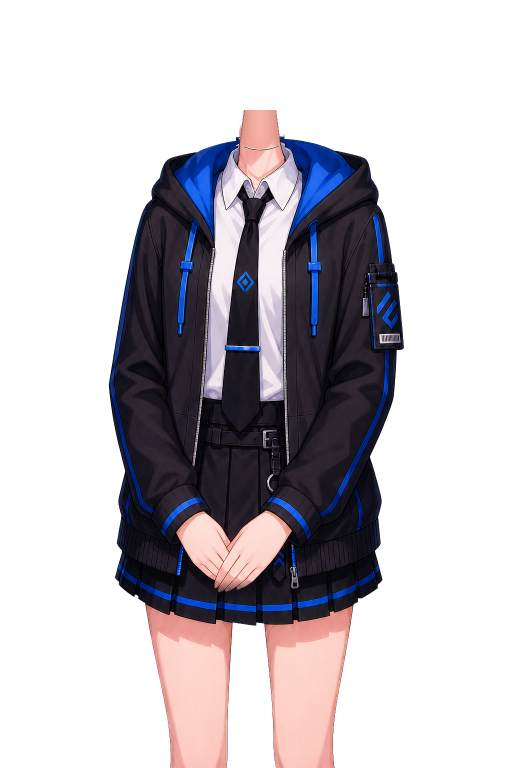
#> input picture src/LivingMetalGhost/Ghost/src/LivingMetalGhost/Assets/Characters/Orkia/BodyBases/body-forward-clasped.png, 1024 x 1536 px, given in place of orkia-fullbody-neutral-reference-v1.png, which was not available (shown at 1/2 size)
$ python extend_orkia_fullbody.py
#> lines starting #> are read from the running program, lines starting #| are printed output that depends on the picture; after the words box and inside, x2 and y2 are one past the last pixel; in counts of white or black regions, pixels touching at a corner belong together; pictures that were not available may be replaced by others from this repository, and a replacement may not be noted
from __future__ import annotations

from dataclasses import dataclass
from pathlib import Path
import shutil

import numpy as np
from PIL import Image


TARGET_SIZE = (1024, 1536)
TARGET_BBOX_TOP = 70
TARGET_UPPER_BBOX_WIDTH = 590
KEEP_UNTIL_Y = 820
FADE_END_Y = 1120
CENTER_FAST_FADE_START = 430
CENTER_FAST_FADE_END = 590
CENTER_SOFT_FADE_START = 390
CENTER_SOFT_FADE_END = 630


@dataclass
class Paths:
    root: Path
    base_dir: Path
    reference_path: Path
    backup_dir: Path


def load_paths() -> Paths:
    root = Path(r"C:\workspace\livingmetal\temporory\ghost")
    base_dir = root / "src" / "LivingMetalGhost" / "Assets" / "Characters" / "Orkia" / "CharacterBases"
    reference_path = (
        root
        / "src"
        / "LivingMetalGhost"
        / "Assets"
        / "Characters"
        / "Orkia"
        / "References"
        / "orkia-fullbody-neutral-reference-v1.png"
    )
    backup_dir = base_dir / "_backup_fullbody_crop_20260613"
    return Paths(root, base_dir, reference_path, backup_dir)


def fit_reference(reference_path: Path) -> Image.Image:
    ref = Image.open(reference_path).convert("RGBA")
    scale = TARGET_SIZE[1] / ref.height
    resized = ref.resize(
        (round(ref.width * scale), TARGET_SIZE[1]),
        Image.Resampling.LANCZOS,
    )

    canvas = Image.new("RGBA", TARGET_SIZE, (0, 0, 0, 0))
    offset_x = (TARGET_SIZE[0] - resized.width) // 2
    canvas.alpha_composite(resized, (offset_x, 0))
    return canvas


def alpha_bbox(image: Image.Image) -> tuple[int, int, int, int]:
    bbox = image.getchannel("A").getbbox()
    if bbox is None:
        return (0, 0, 0, 0)
    return bbox


def compute_transform(image: Image.Image) -> tuple[float, int, int]:
    left, top, right, _ = alpha_bbox(image)
    bbox_width = max(1, right - left)
    scale = TARGET_UPPER_BBOX_WIDTH / bbox_width
    scale = float(min(0.83, max(0.75, scale)))

    resized_bbox_left = left * scale
    resized_bbox_top = top * scale
    resized_bbox_width = bbox_width * scale

    x = round((TARGET_SIZE[0] - resized_bbox_width) / 2 - resized_bbox_left)
    y = round(TARGET_BBOX_TOP - resized_bbox_top)
    return scale, x, y


def create_overlay_mask(width: int, height: int, offset_x: int, offset_y: int) -> Image.Image:
    y_indices = np.arange(height, dtype=np.float32) + offset_y
    x_indices = np.arange(width, dtype=np.float32) + offset_x
    global_y = np.repeat(y_indices[:, None], width, axis=1)
    global_x = np.repeat(x_indices[None, :], height, axis=0)

    row_mask = np.where(
        global_y <= KEEP_UNTIL_Y,
        255.0,
        np.where(
            global_y >= FADE_END_Y,
            0.0,
            255.0 * (1.0 - ((global_y - KEEP_UNTIL_Y) / (FADE_END_Y - KEEP_UNTIL_Y))),
        ),
    )

    fast_band = (global_x >= CENTER_FAST_FADE_START) & (global_x <= CENTER_FAST_FADE_END)
    soft_band = (global_x >= CENTER_SOFT_FADE_START) & (global_x <= CENTER_SOFT_FADE_END) & ~fast_band

    fast_factor = np.clip(1.0 - ((global_y - KEEP_UNTIL_Y) / 180.0), 0.0, 1.0)
    soft_factor = np.clip(1.0 - ((global_y - KEEP_UNTIL_Y) / 260.0), 0.15, 1.0)

    row_mask = np.where(fast_band, row_mask * fast_factor, row_mask)
    row_mask = np.where(soft_band, row_mask * soft_factor, row_mask)

    return Image.fromarray(np.clip(row_mask, 0, 255).astype(np.uint8), "L")


def extend_sprite(source: Path, original_source: Path, reference_canvas: Image.Image) -> None:
    original = Image.open(original_source).convert("RGBA")
    scale, offset_x, offset_y = compute_transform(original)
    resized = original.resize(
        (round(original.width * scale), round(original.height * scale)),
        Image.Resampling.LANCZOS,
    )

    overlay_mask = create_overlay_mask(resized.width, resized.height, offset_x, offset_y)
    alpha = np.array(resized.getchannel("A"), dtype=np.float32)
    mask = (np.array(overlay_mask, dtype=np.float32) * (alpha / 255.0)).astype(np.uint8)

    overlay = Image.new("RGBA", TARGET_SIZE, (0, 0, 0, 0))
    overlay.paste(resized, (offset_x, offset_y), Image.fromarray(mask, "L"))

    result = reference_canvas.copy()
    result.alpha_composite(overlay)
    result.save(source)


def backup_file(source: Path, backup_dir: Path) -> None:
    backup_dir.mkdir(parents=True, exist_ok=True)
    destination = backup_dir / source.name
    if not destination.exists():
        shutil.copy2(source, destination)


def main() -> None:
    paths = load_paths()
    reference_canvas = fit_reference(paths.reference_path)
#> in fit_reference, ref is the input picture: PIL image 1024x1536 RGBA; mean R, G, B, A 31.9, 28.3, 33.5, 92.7
#> in fit_reference, `canvas = Image.new("RGBA", TARGET_SIZE, (0, 0, 0, 0))`: canvas: PIL image 1024x1536 RGBA; every value is 0

    for source in sorted(paths.base_dir.glob("approved-*.png")):
        backup_file(source, paths.backup_dir)
        original_source = paths.backup_dir / source.name
        extend_sprite(source, original_source if original_source.exists() else source, reference_canvas)
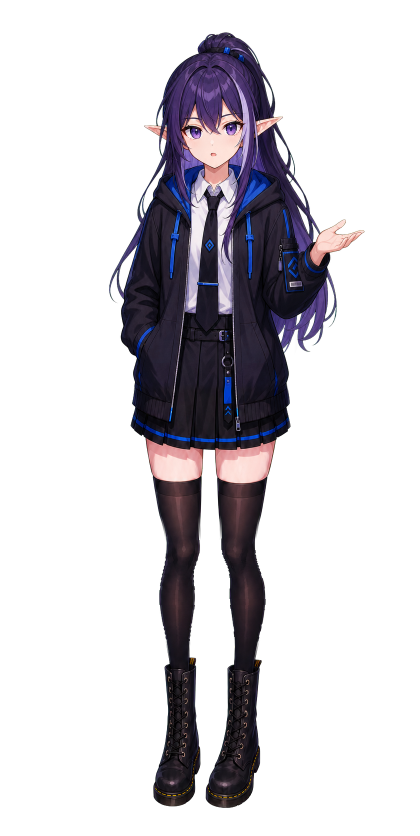
#> input picture src/LivingMetalGhost/Ghost/src/LivingMetalGhost/Assets/Characters/Orkia/CharacterBases/approved-explain-smile-speaking-a.png, 839 x 1671 px, found by its file name (shown at 1/2 size)
#> in extend_sprite, original is the input picture: PIL image 839x1671 RGBA; mean R, G, B, A 15.8, 13.4, 18.1, 63.5
#> in alpha_bbox, `bbox = image.getchannel("A").getbbox()`: bbox = (216, 62, 731, 1616)
#> in compute_transform, `left, top, right, _ = alpha_bbox(image)`: left = 216; top = 62; right = 731
#> in compute_transform, `bbox_width = max(1, right - left)`: bbox_width = 515
#> in compute_transform, `scale = TARGET_UPPER_BBOX_WIDTH / bbox_width`: scale = 1.15
#> in compute_transform, `scale = float(min(0.83, max(0.75, scale)))`: scale = 0.83
#> in compute_transform, `resized_bbox_left = left * scale`: resized_bbox_left = 179.3
#> in compute_transform, `resized_bbox_top = top * scale`: resized_bbox_top = 51.46
#> in compute_transform, `resized_bbox_width = bbox_width * scale`: resized_bbox_width = 427.4
#> in compute_transform, `x = round((TARGET_SIZE[0] - resized_bbox_width) / 2 - resized_bbox_left)`: x = 119
#> in compute_transform, `y = round(TARGET_BBOX_TOP - resized_bbox_top)`: y = 19
#> in extend_sprite, `scale, offset_x, offset_y = compute_transform(original)`: scale = 0.83; offset_x = 119; offset_y = 19
#> in create_overlay_mask, `y_indices = np.arange(height, dtype=np.float32) + offset_y`: y_indices = 1387 values from 19 to 1405
#> in create_overlay_mask, `x_indices = np.arange(width, dtype=np.float32) + offset_x`: x_indices = 696 values from 119 to 814
#> in create_overlay_mask, `global_y = np.repeat(y_indices[:, None], width, axis=1)`:
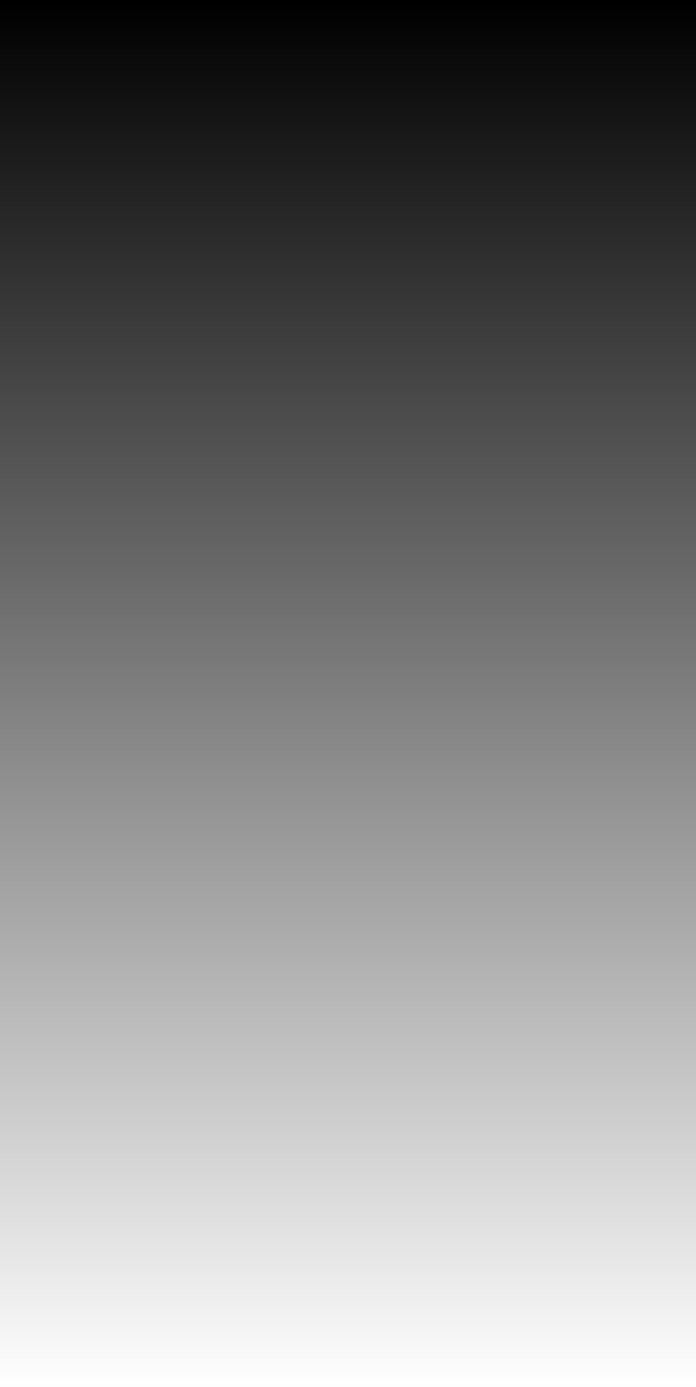
#> global_y: shape (1387, 696) float32; min 19, max 1405, mean 712; drawn with min black and max white
#> in create_overlay_mask, `global_x = np.repeat(x_indices[None, :], height, axis=0)`:
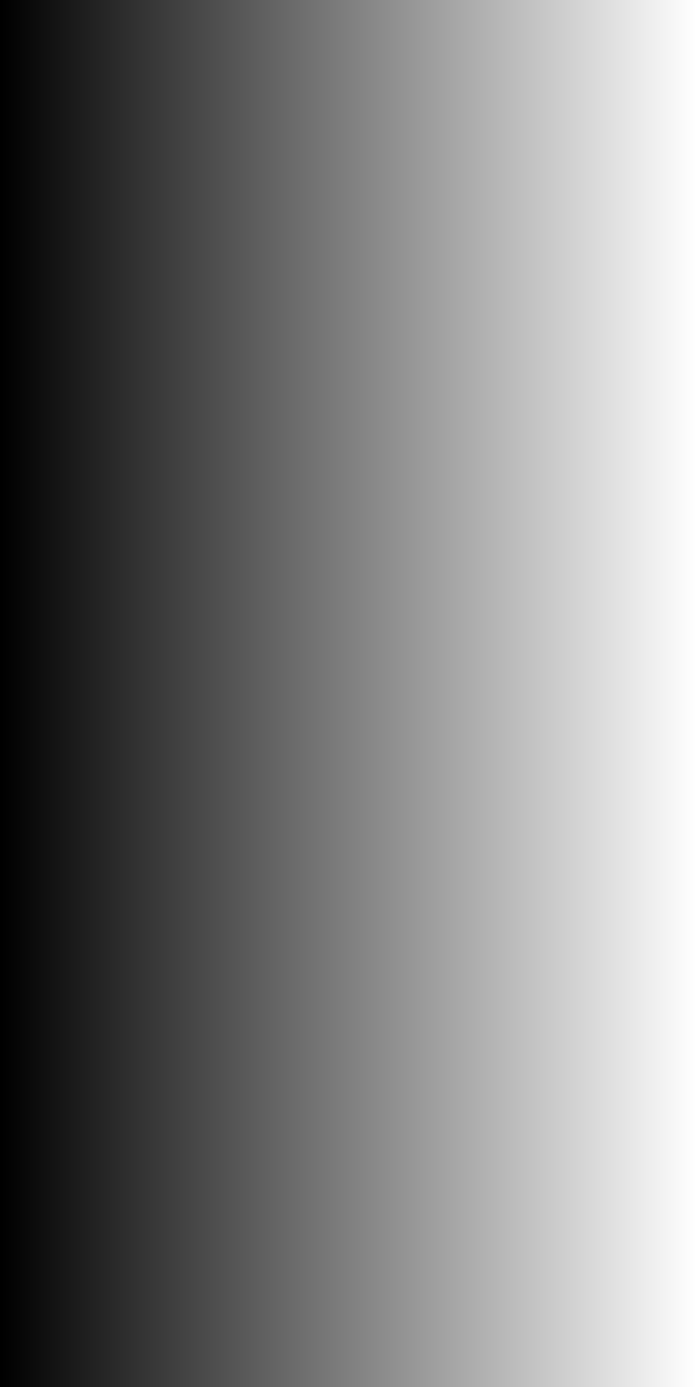
#> global_x: shape (1387, 696) float32; min 119, max 814, mean 466.5; drawn with min black and max white
#> in create_overlay_mask, `fast_band = (global_x >= CENTER_FAST_FADE_START) & (global_x <= CENTER..`:
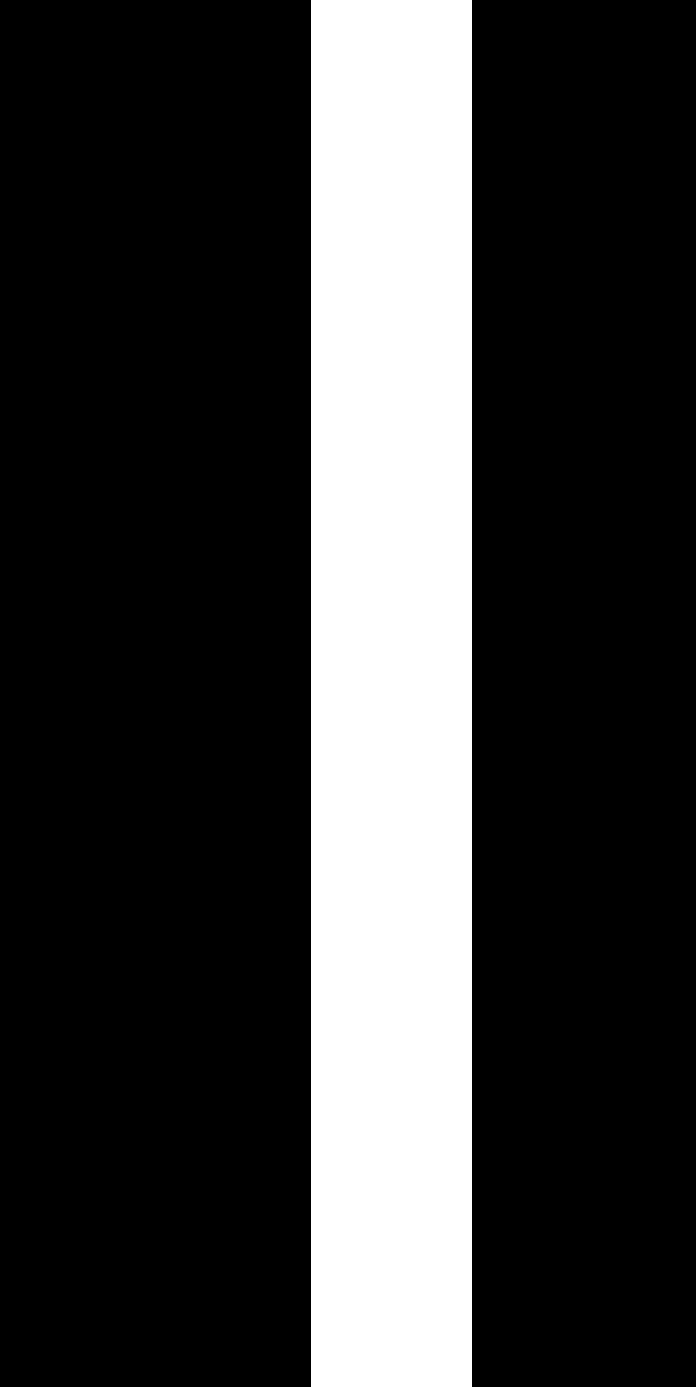
#> fast_band: shape (1387, 696) bool; 23.1% white; 1 white region, box (x1, y1, x2, y2) and area: (311, 0, 472, 1387) 223307
#> in create_overlay_mask, `soft_band = (global_x >= CENTER_SOFT_FADE_START) & (global_x <= CENTER..`: soft_band: shape (1387, 696) bool; 11.5% white; 2 white regions, box (x1, y1, x2, y2) and area: (271, 0, 311, 1387) 55480, (472, 0, 512, 1387) 55480
#> in create_overlay_mask, `row_mask = np.where(fast_band, row_mask * fast_factor, row_mask)`:
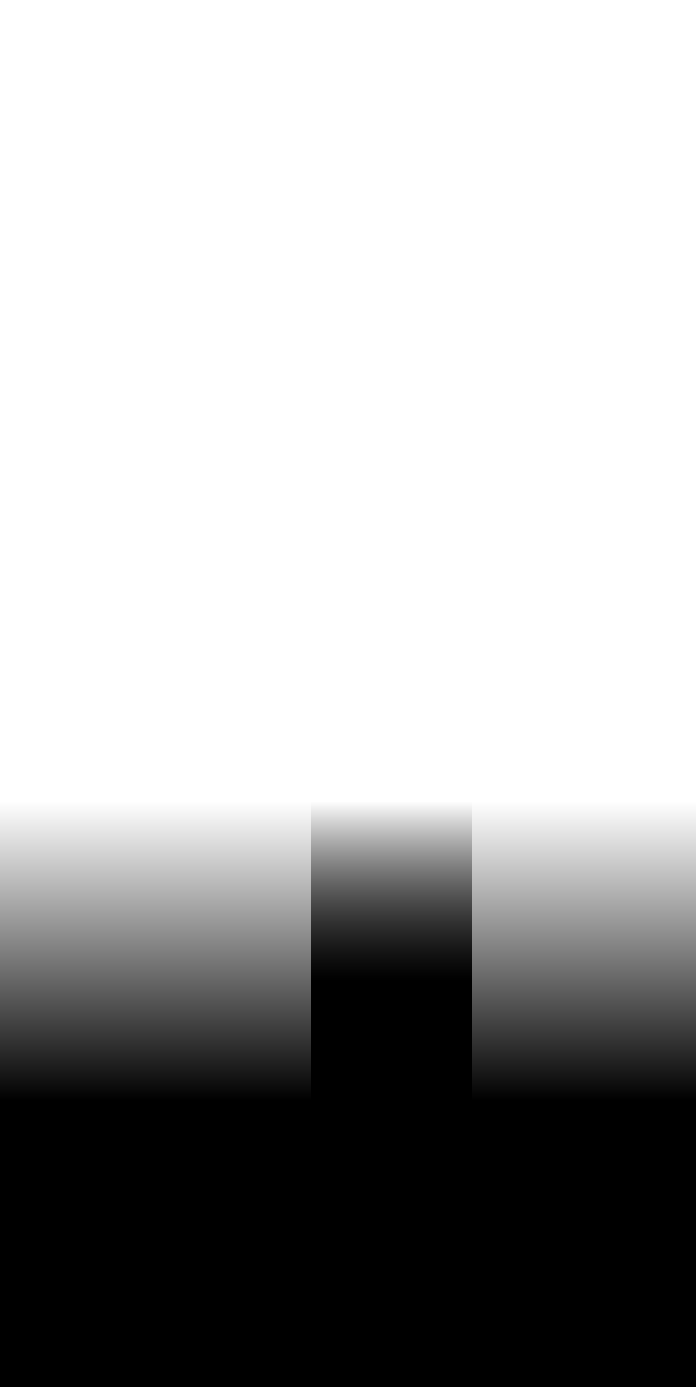
#> row_mask: shape (1387, 696) float32; min 0, max 255, mean 171.6
#> in extend_sprite, `result.alpha_composite(overlay)`:
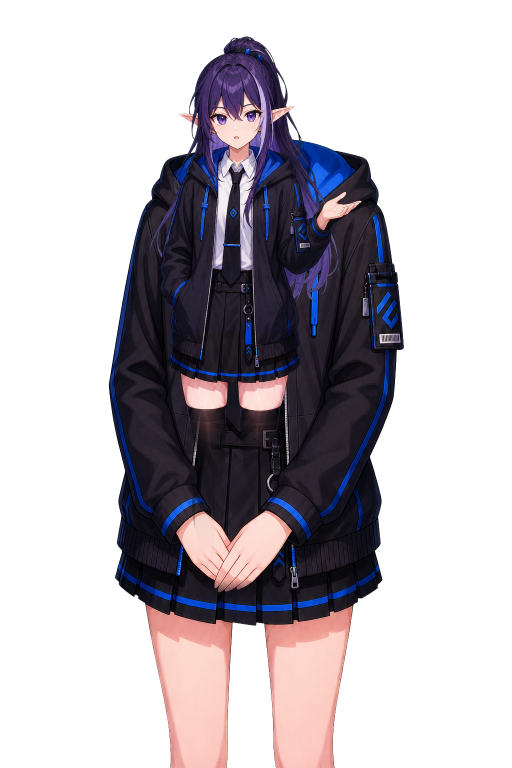
#> result: PIL image 1024x1536 RGBA (shown at 1/2 size); mean R, G, B, A 29.7, 25.3, 31, 97.3; transparent parts drawn white
        print(f"Updated {source.name}")
#> pass 2 of the loop in main, `for source in sorted(paths.base_dir.glob("approved-*.png")):`:
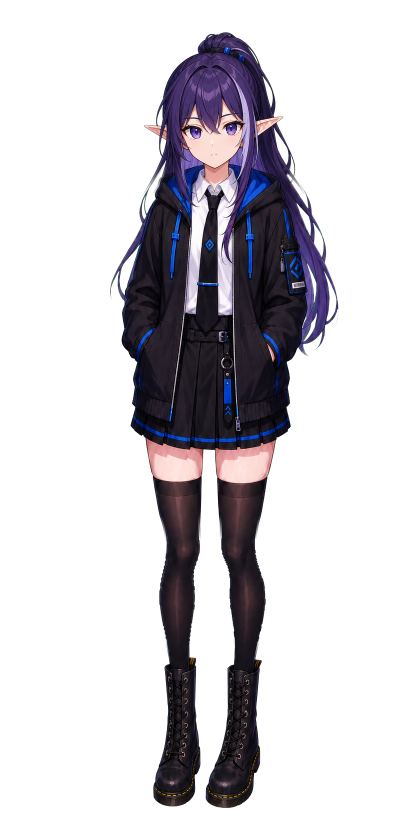
#> input picture src/LivingMetalGhost/Ghost/src/LivingMetalGhost/Assets/Characters/Orkia/CharacterBases/approved-neutral.png, 839 x 1671 px, found by its file name (shown at 1/2 size)
#> in extend_sprite, original is the input picture: PIL image 839x1671 RGBA; mean R, G, B, A 15.2, 13.1, 17.6, 63.1
#> in extend_sprite (call 2), `scale, offset_x, offset_y = compute_transform(original)`: offset_x = 140
#> x_indices = 696 values from 140 to 835
#> in create_overlay_mask (call 2), `fast_band = (global_x >= CENTER_FAST_FADE_START) & (global_x <= CENTER..`:
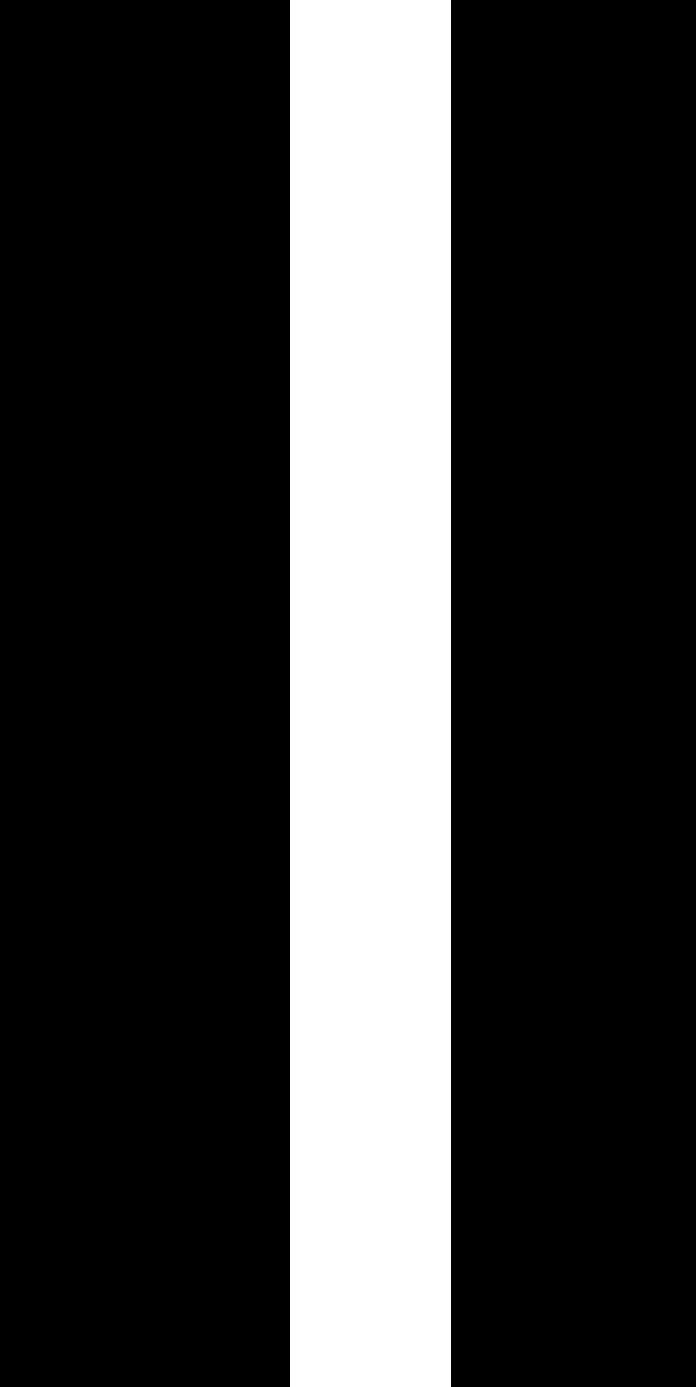
#> fast_band: shape (1387, 696) bool; 23.1% white; 1 white region, box (x1, y1, x2, y2) and area: (290, 0, 451, 1387) 223307
#> soft_band: shape (1387, 696) bool; 11.5% white; 2 white regions, box (x1, y1, x2, y2) and area: (250, 0, 290, 1387) 55480, (451, 0, 491, 1387) 55480
#> in extend_sprite (call 2), `result.alpha_composite(overlay)`:
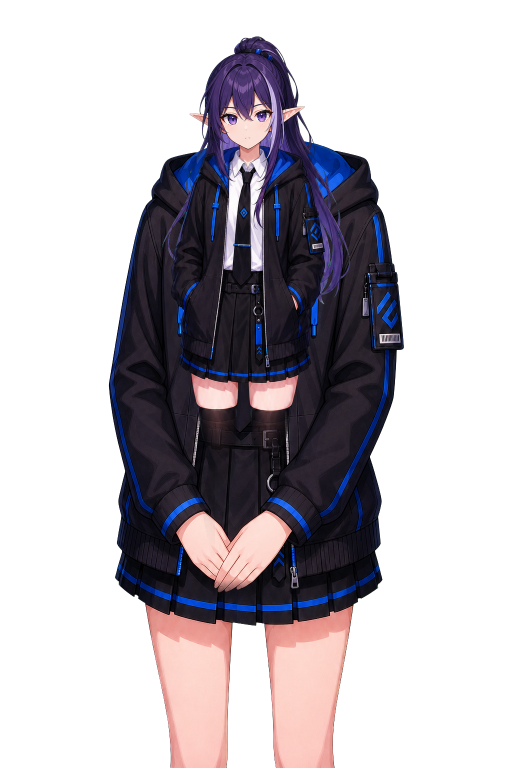
#> result: PIL image 1024x1536 RGBA (shown at 1/2 size); mean R, G, B, A 29.4, 25.1, 30.7, 97.3; transparent parts drawn white


if __name__ == "__main__":
    main()
